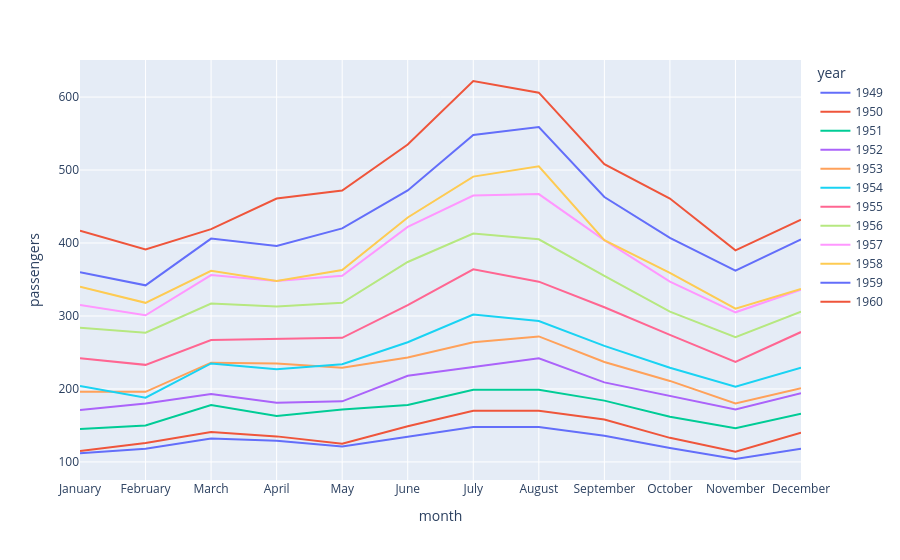

Notebook code for this chart:
### Code cell
px.line(df,x='month',y='passengers',color='year')

### Figure 1 — Plotly figure (JSON) as saved in the notebook; plotly's stock layout.template omitted (floating-point values rounded to 4 significant figures)
{"data": [{"hovertemplate": "year=1949<br>month=%{x}<br>passengers=%{y}<extra></extra>", "legendgroup": "1949", "line": {"color": "#636efa", "dash": "solid"}, "marker": {"symbol": "circle"}, "mode": "lines", "name": "1949", "orientation": "v", "showlegend": true, "type": "scatter", "x": ["January", "February", "March", "April", "May", "June", "July", "August", "September", "October", "November", "December"], "xaxis": "x", "y": [112, 118, 132, 129, 121, 135, 148, 148, 136, 119, 104, 118], "yaxis": "y"}, {"hovertemplate": "year=1950<br>month=%{x}<br>passengers=%{y}<extra></extra>", "legendgroup": "1950", "line": {"color": "#EF553B", "dash": "solid"}, "marker": {"symbol": "circle"}, "mode": "lines", "name": "1950", "orientation": "v", "showlegend": true, "type": "scatter", "x": ["January", "February", "March", "April", "May", "June", "July", "August", "September", "October", "November", "December"], "xaxis": "x", "y": [115, 126, 141, 135, 125, 149, 170, 170, 158, 133, 114, 140], "yaxis": "y"}, {"hovertemplate": "year=1951<br>month=%{x}<br>passengers=%{y}<extra></extra>", "legendgroup": "1951", "line": {"color": "#00cc96", "dash": "solid"}, "marker": {"symbol": "circle"}, "mode": "lines", "name": "1951", "orientation": "v", "showlegend": true, "type": "scatter", "x": ["January", "February", "March", "April", "May", "June", "July", "August", "September", "October", "November", "December"], "xaxis": "x", "y": [145, 150, 178, 163, 172, 178, 199, 199, 184, 162, 146, 166], "yaxis": "y"}, {"hovertemplate": "year=1952<br>month=%{x}<br>passengers=%{y}<extra></extra>", "legendgroup": "1952", "line": {"color": "#ab63fa", "dash": "solid"}, "marker": {"symbol": "circle"}, "mode": "lines", "name": "1952", "orientation": "v", "showlegend": true, "type": "scatter", "x": ["January", "February", "March", "April", "May", "June", "July", "August", "September", "October", "November", "December"], "xaxis": "x", "y": [171, 180, 193, 181, 183, 218, 230, 242, 209, 191, 172, 194], "yaxis": "y"}, {"hovertemplate": "year=1953<br>month=%{x}<br>passengers=%{y}<extra></extra>", "legendgroup": "1953", "line": {"color": "#FFA15A", "dash": "solid"}, "marker": {"symbol": "circle"}, "mode": "lines", "name": "1953", "orientation": "v", "showlegend": true, "type": "scatter", "x": ["January", "February", "March", "April", "May", "June", "July", "August", "September", "October", "November", "December"], "xaxis": "x", "y": [196, 196, 236, 235, 229, 243, 264, 272, 237, 211, 180, 201], "yaxis": "y"}, {"hovertemplate": "year=1954<br>month=%{x}<br>passengers=%{y}<extra></extra>", "legendgroup": "1954", "line": {"color": "#19d3f3", "dash": "solid"}, "marker": {"symbol": "circle"}, "mode": "lines", "name": "1954", "orientation": "v", "showlegend": true, "type": "scatter", "x": ["January", "February", "March", "April", "May", "June", "July", "August", "September", "October", "November", "December"], "xaxis": "x", "y": [204, 188, 235, 227, 234, 264, 302, 293, 259, 229, 203, 229], "yaxis": "y"}, {"hovertemplate": "year=1955<br>month=%{x}<br>passengers=%{y}<extra></extra>", "legendgroup": "1955", "line": {"color": "#FF6692", "dash": "solid"}, "marker": {"symbol": "circle"}, "mode": "lines", "name": "1955", "orientation": "v", "showlegend": true, "type": "scatter", "x": ["January", "February", "March", "April", "May", "June", "July", "August", "September", "October", "November", "December"], "xaxis": "x", "y": [242, 233, 267, 269, 270, 315, 364, 347, 312, 274, 237, 278], "yaxis": "y"}, {"hovertemplate": "year=1956<br>month=%{x}<br>passengers=%{y}<extra></extra>", "legendgroup": "1956", "line": {"color": "#B6E880", "dash": "solid"}, "marker": {"symbol": "circle"}, "mode": "lines", "name": "1956", "orientation": "v", "showlegend": true, "type": "scatter", "x": ["January", "February", "March", "April", "May", "June", "July", "August", "September", "October", "November", "December"], "xaxis": "x", "y": [284, 277, 317, 313, 318, 374, 413, 405, 355, 306, 271, 306], "yaxis": "y"}, {"hovertemplate": "year=1957<br>month=%{x}<br>passengers=%{y}<extra></extra>", "legendgroup": "1957", "line": {"color": "#FF97FF", "dash": "solid"}, "marker": {"symbol": "circle"}, "mode": "lines", "name": "1957", "orientation": "v", "showlegend": true, "type": "scatter", "x": ["January", "February", "March", "April", "May", "June", "July", "August", "September", "October", "November", "December"], "xaxis": "x", "y": [315, 301, 356, 348, 355, 422, 465, 467, 404, 347, 305, 336], "yaxis": "y"}, {"hovertemplate": "year=1958<br>month=%{x}<br>passengers=%{y}<extra></extra>", "legendgroup": "1958", "line": {"color": "#FECB52", "dash": "solid"}, "marker": {"symbol": "circle"}, "mode": "lines", "name": "1958", "orientation": "v", "showlegend": true, "type": "scatter", "x": ["January", "February", "March", "April", "May", "June", "July", "August", "September", "October", "November", "December"], "xaxis": "x", "y": [340, 318, 362, 348, 363, 435, 491, 505, 404, 359, 310, 337], "yaxis": "y"}, {"hovertemplate": "year=1959<br>month=%{x}<br>passengers=%{y}<extra></extra>", "legendgroup": "1959", "line": {"color": "#636efa", "dash": "solid"}, "marker": {"symbol": "circle"}, "mode": "lines", "name": "1959", "orientation": "v", "showlegend": true, "type": "scatter", "x": ["January", "February", "March", "April", "May", "June", "July", "August", "September", "October", "November", "December"], "xaxis": "x", "y": [360, 342, 406, 396, 420, 472, 548, 559, 463, 407, 362, 405], "yaxis": "y"}, {"hovertemplate": "year=1960<br>month=%{x}<br>passengers=%{y}<extra></extra>", "legendgroup": "1960", "line": {"color": "#EF553B", "dash": "solid"}, "marker": {"symbol": "circle"}, "mode": "lines", "name": "1960", "orientation": "v", "showlegend": true, "type": "scatter", "x": ["January", "February", "March", "April", "May", "June", "July", "August", "September", "October", "November", "December"], "xaxis": "x", "y": [417, 391, 419, 461, 472, 535, 622, 606, 508, 461, 390, 432], "yaxis": "y"}], "layout": {"legend": {"title": {"text": "year"}, "tracegroupgap": 0}, "margin": {"t": 60}, "xaxis": {"anchor": "y", "domain": [0, 1], "title": {"text": "month"}}, "yaxis": {"anchor": "x", "domain": [0, 1], "title": {"text": "passengers"}}}}
